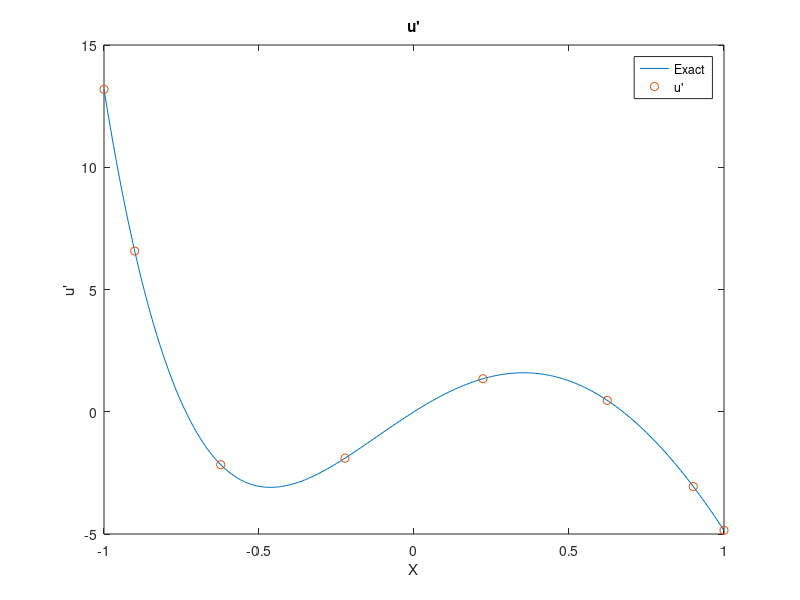
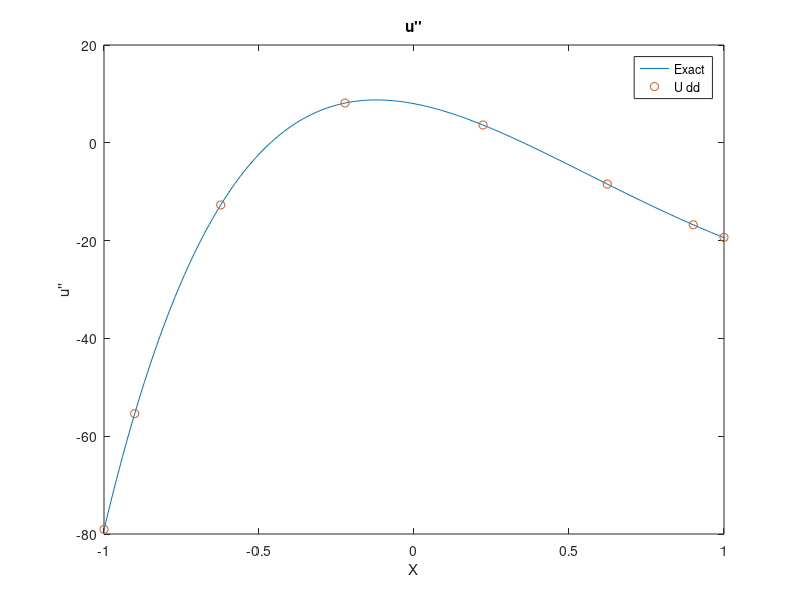

The MATLAB source for these figures, in order:
clear
clc
%初始化
N = 7;
u = @(x) 4*(x.^2-x.^4).*exp(-x/2);
u_d = @(x) 2*x.*(x.^3-8*x.^2-x+4).*exp(-x/2);
u_dd = @(x) -(x.^4-16*x.^3+47*x.^2+8*x-8).*exp(-x/2);
j = (0:N)';
X = cos(j*pi/N);
U = u(X);
x = -1:0.01:1;

%Calculate diff matrix D1, D2
D1 = zeros(N+1, N+1);
for j = 1:N+1
  for k = 1:N+1
    if j==k
      switch j
        case 1
          D1(j,k) = (2*N^2+1)/6;
        case N+1
          D1(j,k) = -(2*N^2+1)/6;
        otherwise
          D1(j,k) = -X(j)/(2*(1-X(j)^2));
      end
    else
      if or (j==1, j==N+1)
          cj = 2;
      else 
          cj = 1;
      end
      if or (k==1, k==N+1) 
          ck = 2;
      else 
          ck = 1;
      end
      D1(j,k) = cj*(-1)^(j+k)/(ck*(X(j)-X(k)));
    end  
  end
end

D2 = D1*D1;
%Calculate derivatives of u(x)
U_d = D1*U;
U_dd = D2*U;
%plot
figure(1)
plot(x, u_d(x));
hold on;
plot(X, U_d, 'o');
xlabel('X');
ylabel("u'");
title("u'");
legend('Exact', "u'")
figure(2)
plot(x, u_dd(x));
hold on;
plot(X, U_dd, 'o');
xlabel('X');
ylabel("u''");
title("u''");
legend('Exact', 'U dd')

%print
X
U
D1
D2
U_d
U_dd









